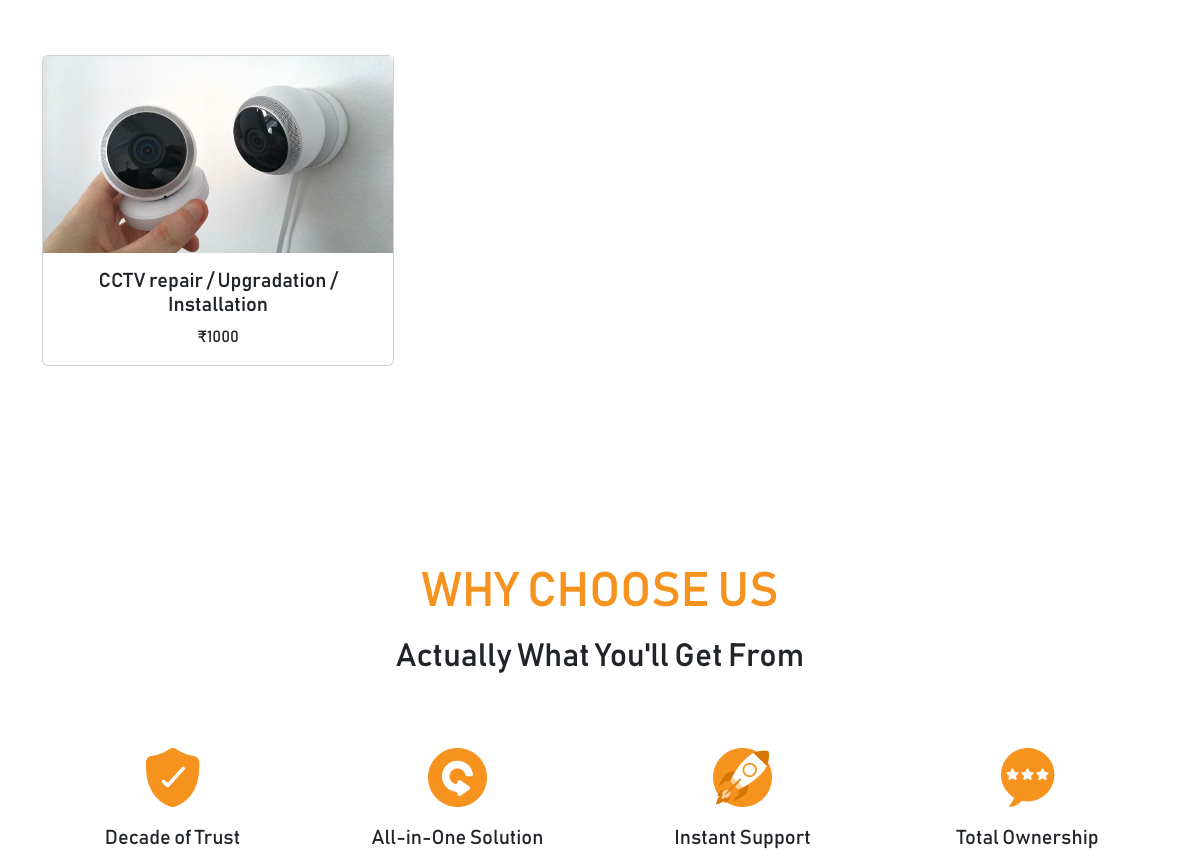
The app's page / (middle part), older data.
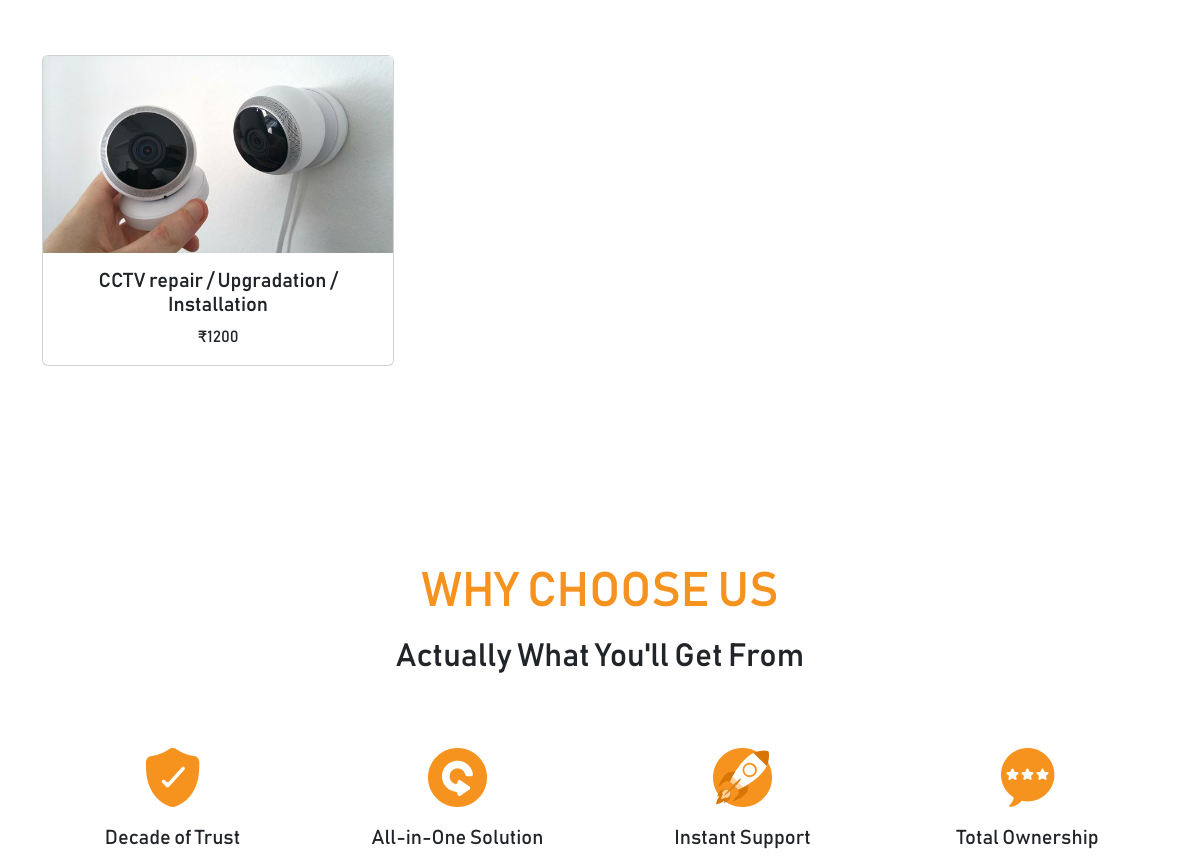
The same page, newer data.
### clickfix/models.py (models this page shows, shortened)
class Services(models.Model):
    class Meta:
        verbose_name_plural = 'Our Services'
    name = models.CharField(max_length=255)
    slug = models.SlugField(unique=True, blank=True)
    price = models.CharField(max_length=10)
    card_image = models.ImageField(upload_to='service_cards')
    created_at = models.DateTimeField(auto_now_add=True)
    updated_at = models.DateTimeField(auto_now=True)

### clickfix/views.py (the view)
# urls.py: path('', views.home, name='home'),
def home(request):
    services = Services.objects.all()
    testimonials = Testimonials.objects.all()
    cart = get_cart(request)
    data = {
        'services': services,
        'testimonials': testimonials,
        'cart': cart
    }
    return render(request, 'home.html', data)

### clickfix/views.py (called while the page is built)
def get_cart(request):
    try:
        if request.user.is_authenticated:
            cart = Cart.objects.get(user=request.user)
        else:
            cart = Cart.objects.get(session_id=request.session['nonuser'])
    except:
        cart = {'num_of_items': 0}
    return cart

### templates/home.html (shortened to what this page needs)
{% extends 'base.html' %}
{% load static %}
{% block content %}
    <section style="margin: 150px 0px;" id="services">
        <div class="container">
            <div class="swiper mySwiper">
                <div class="swiper-wrapper">
                    {% for service in services %}
                    <a href="{% url 'clickfix:individual_service' service.slug %}" class="swiper-slide py-5 text-decoration-none">
                        <div class="card">
                            <img class="service_image" src="{{ service.card_image.url }}"  alt="...">
                            <div class="card-body">
                                <h5 class="card-title text-center">{{ service.name }}</h5>
                                <p class="card-text text-center">₹{{service.price }}</p>
                            </div>
                        </div>
                    </a>
                    {% endfor %}
                </div>
            </div>
        </div>
    </section>
    <section style="margin: 150px 0px;">
        <div class="container">
            <h5 class="text-center mb-3 fa-3x" style="color: #F6921E;">WHY CHOOSE US</h5>
            <h2 class="text-center mb-5">Actually What You'll Get From</h2>
            <div class="row">
                <div class="col-md-3 col-6 p-4 text-center">
                    <img class="img-fluid" src="{% static 'img/services/trust.png' %}" alt="">
                    <p class="blockquote mt-3">Decade of Trust</p>
                </div>
                <div class="col-md-3 col-6 p-4 text-center">
                    <img class="img-fluid" src="{% static 'img/services/all_in_one.png' %}"  alt="">
                    <p class="blockquote mt-3">All-in-One Solution</p>
                </div>
                <div class="col-md-3 col-6 p-4 text-center">
                    <img class="img-fluid" src="{% static 'img/services/support.png' %}"  alt="">
                    <p class="blockquote mt-3">Instant Support</p>
                </div>
                <div class="col-md-3 col-6 p-4 text-center">
                    <img class="img-fluid" src="{% static 'img/services/ownership.png' %}"  alt="">
                    <p class="blockquote mt-3">Total Ownership</p>
                </div>
            </div>
        </div>
    </section>
{% endblock %}

Row changes from the older to the newer data that the page shows:
changed Services "CCTV repair / Upgradation / Installation": price "1000" → "1200"
